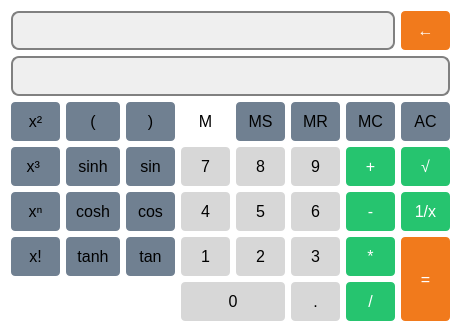
 <widget class="QDialog" name="Calculator">
  <property name="geometry">
   <rect>
    <x>0</x>
    <y>0</y>
    <width>461</width>
    <height>316</height>
   </rect>
  </property>
  <property name="font">
   <font>
    <pointsize>12</pointsize>
    <italic>false</italic>
    <bold>false</bold>
   </font>
  </property>
  <property name="windowTitle">
   <string>Calculator</string>
  </property>
  <property name="styleSheet">
   <string notr="true">/*Change the background color */
background-color: #fff;
border-radius: 8px;</string>
  </property>
  <layout class="QGridLayout" name="gridLayout_2">
   <item row="0" column="0" rowspan="2" colspan="2">
    <layout class="QGridLayout" name="gridLayout">
     <item row="4" column="6">
      <widget class="QPushButton" name="expr_sub">
       <property name="sizePolicy">
        <sizepolicy hsizetype="Expanding" vsizetype="Expanding">
         <horstretch>0</horstretch>
         <verstretch>0</verstretch>
        </sizepolicy>
       </property>
       <property name="styleSheet">
        <string notr="true">/* (Clear,+/-,%,. buttons) Unary Operations Buttons Stylesheet */

QPushButton {
  color: #FFF;
  background-color: rgb(38, 196, 111);
  border-radius: 4px;
  padding: 6px;
}

QPushButton:pressed {
    background-color: qlineargradient(x1: 0, y1: 0, x2: 0, y2: 1,
                                      stop: 0 #BEBEBE, stop: 1 #D7D7D7);
}</string>
       </property>
       <property name="text">
        <string>-</string>
       </property>
       <attribute name="buttonGroup">
        <string notr="true">allbuttons</string>
       </attribute>
      </widget>
     </item>
     <item row="3" column="2">
      <widget class="QPushButton" name="func_sin">
       <property name="sizePolicy">
        <sizepolicy hsizetype="Expanding" vsizetype="Expanding">
         <horstretch>0</horstretch>
         <verstretch>0</verstretch>
        </sizepolicy>
       </property>
       <property name="styleSheet">
        <string notr="true">/* (Clear,+/-,%,. buttons) Unary Operations Buttons Stylesheet */

QPushButton {
  color: #000;
  background-color: rgb(112, 128, 145);
  border-radius: 4px;
  padding: 10px;
}

QPushButton:pressed {
    background-color: qlineargradient(x1: 0, y1: 0, x2: 0, y2: 1,
                                      stop: 0 #BEBEBE, stop: 1 #D7D7D7);
}</string>
       </property>
       <property name="text">
        <string>sin</string>
       </property>
       <attribute name="buttonGroup">
        <string notr="true">allbuttons</string>
       </attribute>
      </widget>
     </item>
     <item row="2" column="2">
      <widget class="QPushButton" name="paren_end">
       <property name="sizePolicy">
        <sizepolicy hsizetype="Expanding" vsizetype="Expanding">
         <horstretch>0</horstretch>
         <verstretch>0</verstretch>
        </sizepolicy>
       </property>
       <property name="styleSheet">
        <string notr="true">/* (Clear,+/-,%,. buttons) Unary Operations Buttons Stylesheet */

QPushButton {
  color: #000;
  background-color: rgb(112, 128, 145);
  border-radius: 4px;
  padding: 10px;
}

QPushButton:pressed {
    background-color: qlineargradient(x1: 0, y1: 0, x2: 0, y2: 1,
                                      stop: 0 #BEBEBE, stop: 1 #D7D7D7);
}</string>
       </property>
       <property name="text">
        <string>)</string>
       </property>
       <attribute name="buttonGroup">
        <string notr="true">allbuttons</string>
       </attribute>
      </widget>
     </item>
     <item row="3" column="0">
      <widget class="QPushButton" name="pow_3">
       <property name="sizePolicy">
        <sizepolicy hsizetype="Expanding" vsizetype="Expanding">
         <horstretch>0</horstretch>
         <verstretch>0</verstretch>
        </sizepolicy>
       </property>
       <property name="styleSheet">
        <string notr="true">/* (Clear,+/-,%,. buttons) Unary Operations Buttons Stylesheet */

QPushButton {
  color: #000;
  background-color: rgb(112, 128, 145);
  border-radius: 4px;
  padding: 10px;
}

QPushButton:pressed {
    background-color: qlineargradient(x1: 0, y1: 0, x2: 0, y2: 1,
                                      stop: 0 #BEBEBE, stop: 1 #D7D7D7);
}</string>
       </property>
       <property name="text">
        <string>x³	</string>
       </property>
       <attribute name="buttonGroup">
        <string notr="true">allbuttons</string>
       </attribute>
      </widget>
     </item>
     <item row="0" column="0" colspan="7">
      <widget class="QLineEdit" name="expression">
       <property name="sizePolicy">
        <sizepolicy hsizetype="Expanding" vsizetype="Expanding">
         <horstretch>0</horstretch>
         <verstretch>0</verstretch>
        </sizepolicy>
       </property>
       <property name="styleSheet">
        <string notr="true">border: 2px solid gray;
background-color: rgb(239,239,239);
</string>
       </property>
       <property name="readOnly">
        <bool>true</bool>
       </property>
      </widget>
     </item>
     <item row="2" column="7">
      <widget class="QPushButton" name="all_clear">
       <property name="sizePolicy">
        <sizepolicy hsizetype="Expanding" vsizetype="Expanding">
         <horstretch>0</horstretch>
         <verstretch>0</verstretch>
        </sizepolicy>
       </property>
       <property name="styleSheet">
        <string notr="true">/* (Clear,+/-,%,. buttons) Unary Operations Buttons Stylesheet */

QPushButton {
  color: #000;
  background-color: rgb(112, 128, 145);
  border-radius: 4px;
  padding: 10px;
}

QPushButton:pressed {
    background-color: qlineargradient(x1: 0, y1: 0, x2: 0, y2: 1,
                                      stop: 0 #BEBEBE, stop: 1 #D7D7D7);
}</string>
       </property>
       <property name="text">
        <string>AC</string>
       </property>
       <attribute name="buttonGroup">
        <string notr="true">allbuttons</string>
       </attribute>
      </widget>
     </item>
     <item row="6" column="6">
      <widget class="QPushButton" name="expr_div">
       <property name="sizePolicy">
        <sizepolicy hsizetype="Expanding" vsizetype="Expanding">
         <horstretch>0</horstretch>
         <verstretch>0</verstretch>
        </sizepolicy>
       </property>
       <property name="styleSheet">
        <string notr="true">/* (Clear,+/-,%,. buttons) Unary Operations Buttons Stylesheet */

QPushButton {
  color: #FFF;
  background-color: rgb(38, 196, 111);
  border-radius: 4px;
  padding: 6px;
}

QPushButton:pressed {
    background-color: qlineargradient(x1: 0, y1: 0, x2: 0, y2: 1,
                                      stop: 0 #BEBEBE, stop: 1 #D7D7D7);
}</string>
       </property>
       <property name="text">
        <string>/</string>
       </property>
       <attribute name="buttonGroup">
        <string notr="true">allbuttons</string>
       </attribute>
      </widget>
     </item>
     <item row="3" column="5">
      <widget class="QPushButton" name="num_9">
       <property name="sizePolicy">
        <sizepolicy hsizetype="Expanding" vsizetype="Expanding">
         <horstretch>0</horstretch>
         <verstretch>0</verstretch>
        </sizepolicy>
       </property>
       <property name="styleSheet">
        <string notr="true">/* (Clear,+/-,%,. buttons) Unary Operations Buttons Stylesheet */

QPushButton {
  color: #000;
  background-color: rgb(215, 215, 215);
  border-radius: 4px;
  padding: 10px;
}

QPushButton:pressed {
    background-color: qlineargradient(x1: 0, y1: 0, x2: 0, y2: 1,
                                      stop: 0 #BEBEBE, stop: 1 #D7D7D7);
}</string>
       </property>
       <property name="text">
        <string>9</string>
       </property>
       <attribute name="buttonGroup">
        <string notr="true">allbuttons</string>
       </attribute>
      </widget>
     </item>
     <item row="3" column="6">
      <widget class="QPushButton" name="expr_add">
       <property name="sizePolicy">
        <sizepolicy hsizetype="Expanding" vsizetype="Expanding">
         <horstretch>0</horstretch>
         <verstretch>0</verstretch>
        </sizepolicy>
       </property>
       <property name="styleSheet">
        <string notr="true">/* (Clear,+/-,%,. buttons) Unary Operations Buttons Stylesheet */

QPushButton {
  color: #FFF;
  background-color: rgb(38, 196, 111);
  border-radius: 4px;
  padding: 6px;
}

QPushButton:pressed {
    background-color: qlineargradient(x1: 0, y1: 0, x2: 0, y2: 1,
                                      stop: 0 #BEBEBE, stop: 1 #D7D7D7);
}</string>
       </property>
       <property name="text">
        <string>+</string>
       </property>
       <attribute name="buttonGroup">
        <string notr="true">allbuttons</string>
       </attribute>
      </widget>
     </item>
     <item row="6" column="3" colspan="2">
      <widget class="QPushButton" name="num_0">
       <property name="sizePolicy">
        <sizepolicy hsizetype="Expanding" vsizetype="Expanding">
         <horstretch>0</horstretch>
         <verstretch>0</verstretch>
        </sizepolicy>
       </property>
       <property name="styleSheet">
        <string notr="true">/* (Clear,+/-,%,. buttons) Unary Operations Buttons Stylesheet */

QPushButton {
  color: #000;
  background-color: rgb(215, 215, 215);
  border-radius: 4px;
  padding: 10px;
}

QPushButton:pressed {
    background-color: qlineargradient(x1: 0, y1: 0, x2: 0, y2: 1,
                                      stop: 0 #BEBEBE, stop: 1 #D7D7D7);
}</string>
       </property>
       <property name="text">
        <string>0</string>
       </property>
       <attribute name="buttonGroup">
        <string notr="true">allbuttons</string>
       </attribute>
      </widget>
     </item>
     <item row="2" column="0">
      <widget class="QPushButton" name="pow_2">
       <property name="sizePolicy">
        <sizepolicy hsizetype="Expanding" vsizetype="Expanding">
         <horstretch>0</horstretch>
         <verstretch>0</verstretch>
        </sizepolicy>
       </property>
       <property name="styleSheet">
        <string notr="true">/* (Clear,+/-,%,. buttons) Unary Operations Buttons Stylesheet */

QPushButton {
  color: #000;
  background-color: rgb(112, 128, 145);
  border-radius: 4px;
  padding: 10px;
}

QPushButton:pressed {
    background-color: qlineargradient(x1: 0, y1: 0, x2: 0, y2: 1,
                                      stop: 0 #BEBEBE, stop: 1 #D7D7D7);
}</string>
       </property>
       <property name="text">
        <string>x²</string>
       </property>
       <attribute name="buttonGroup">
        <string notr="true">allbuttons</string>
       </attribute>
      </widget>
     </item>
     <item row="4" column="1">
      <widget class="QPushButton" name="func_cosh">
       <property name="sizePolicy">
        <sizepolicy hsizetype="Expanding" vsizetype="Expanding">
         <horstretch>0</horstretch>
         <verstretch>0</verstretch>
        </sizepolicy>
       </property>
       <property name="styleSheet">
        <string notr="true">/* (Clear,+/-,%,. buttons) Unary Operations Buttons Stylesheet */

QPushButton {
  color: #000;
  background-color: rgb(112, 128, 145);
  border-radius: 4px;
  padding: 10px;
}

QPushButton:pressed {
    background-color: qlineargradient(x1: 0, y1: 0, x2: 0, y2: 1,
                                      stop: 0 #BEBEBE, stop: 1 #D7D7D7);
}</string>
       </property>
       <property name="text">
        <string>cosh</string>
       </property>
       <attribute name="buttonGroup">
        <string notr="true">allbuttons</string>
       </attribute>
      </widget>
     </item>
     <item row="3" column="4">
      <widget class="QPushButton" name="num_8">
       <property name="sizePolicy">
        <sizepolicy hsizetype="Expanding" vsizetype="Expanding">
         <horstretch>0</horstretch>
         <verstretch>0</verstretch>
        </sizepolicy>
       </property>
       <property name="styleSheet">
        <string notr="true">/* (Clear,+/-,%,. buttons) Unary Operations Buttons Stylesheet */

QPushButton {
  color: #000;
  background-color: rgb(215, 215, 215);
  border-radius: 4px;
  padding: 10px;
}

QPushButton:pressed {
    background-color: qlineargradient(x1: 0, y1: 0, x2: 0, y2: 1,
                                      stop: 0 #BEBEBE, stop: 1 #D7D7D7);
}</string>
       </property>
       <property name="text">
        <string>8</string>
       </property>
       <attribute name="buttonGroup">
        <string notr="true">allbuttons</string>
       </attribute>
      </widget>
     </item>
     <item row="4" column="0">
      <widget class="QPushButton" name="pow_n">
       <property name="sizePolicy">
        <sizepolicy hsizetype="Expanding" vsizetype="Expanding">
         <horstretch>0</horstretch>
         <verstretch>0</verstretch>
        </sizepolicy>
       </property>
       <property name="styleSheet">
        <string notr="true">/* (Clear,+/-,%,. buttons) Unary Operations Buttons Stylesheet */

QPushButton {
  color: #000;
  background-color: rgb(112, 128, 145);
  border-radius: 4px;
  padding: 10px;
}

QPushButton:pressed {
    background-color: qlineargradient(x1: 0, y1: 0, x2: 0, y2: 1,
                                      stop: 0 #BEBEBE, stop: 1 #D7D7D7);
}</string>
       </property>
       <property name="text">
        <string>xⁿ</string>
       </property>
       <attribute name="buttonGroup">
        <string notr="true">allbuttons</string>
       </attribute>
      </widget>
     </item>
     <item row="4" column="3">
      <widget class="QPushButton" name="num_4">
       <property name="sizePolicy">
        <sizepolicy hsizetype="Expanding" vsizetype="Expanding">
         <horstretch>0</horstretch>
         <verstretch>0</verstretch>
        </sizepolicy>
       </property>
       <property name="styleSheet">
        <string notr="true">/* (Clear,+/-,%,. buttons) Unary Operations Buttons Stylesheet */

QPushButton {
  color: #000;
  background-color: rgb(215, 215, 215);
  border-radius: 4px;
  padding: 10px;
}

QPushButton:pressed {
    background-color: qlineargradient(x1: 0, y1: 0, x2: 0, y2: 1,
                                      stop: 0 #BEBEBE, stop: 1 #D7D7D7);
}</string>
       </property>
       <property name="text">
        <string>4</string>
       </property>
       <attribute name="buttonGroup">
        <string notr="true">allbuttons</string>
       </attribute>
      </widget>
     </item>
     <item row="3" column="3">
      <widget class="QPushButton" name="num_7">
       <property name="sizePolicy">
        <sizepolicy hsizetype="Expanding" vsizetype="Expanding">
         <horstretch>0</horstretch>
         <verstretch>0</verstretch>
        </sizepolicy>
       </property>
       <property name="styleSheet">
        <string notr="true">/* (Clear,+/-,%,. buttons) Unary Operations Buttons Stylesheet */

QPushButton {
  color: #000;
  background-color: rgb(215, 215, 215);
  border-radius: 4px;
  padding: 10px;
}

QPushButton:pressed {
    background-color: qlineargradient(x1: 0, y1: 0, x2: 0, y2: 1,
                                      stop: 0 #BEBEBE, stop: 1 #D7D7D7);
}</string>
       </property>
       <property name="text">
        <string>7</string>
       </property>
       <attribute name="buttonGroup">
        <string notr="true">allbuttons</string>
       </attribute>
      </widget>
     </item>
     <item row="4" column="7">
      <widget class="QPushButton" name="pow_minus_one">
       <property name="sizePolicy">
        <sizepolicy hsizetype="Expanding" vsizetype="Expanding">
         <horstretch>0</horstretch>
         <verstretch>0</verstretch>
        </sizepolicy>
       </property>
       <property name="styleSheet">
        <string notr="true">/* (Clear,+/-,%,. buttons) Unary Operations Buttons Stylesheet */

QPushButton {
  color: #FFF;
  background-color: rgb(38, 196, 111);
  border-radius: 4px;
  padding: 6px;
}

QPushButton:pressed {
    background-color: qlineargradient(x1: 0, y1: 0, x2: 0, y2: 1,
                                      stop: 0 #BEBEBE, stop: 1 #D7D7D7);
}</string>
       </property>
       <property name="text">
        <string>1/x</string>
       </property>
       <attribute name="buttonGroup">
        <string notr="true">allbuttons</string>
       </attribute>
      </widget>
     </item>
     <item row="4" column="5">
      <widget class="QPushButton" name="num_6">
       <property name="sizePolicy">
        <sizepolicy hsizetype="Expanding" vsizetype="Expanding">
         <horstretch>0</horstretch>
         <verstretch>0</verstretch>
        </sizepolicy>
       </property>
       <property name="styleSheet">
        <string notr="true">/* (Clear,+/-,%,. buttons) Unary Operations Buttons Stylesheet */

QPushButton {
  color: #000;
  background-color: rgb(215, 215, 215);
  border-radius: 4px;
  padding: 10px;
}

QPushButton:pressed {
    background-color: qlineargradient(x1: 0, y1: 0, x2: 0, y2: 1,
                                      stop: 0 #BEBEBE, stop: 1 #D7D7D7);
}</string>
       </property>
       <property name="text">
        <string>6</string>
       </property>
       <attribute name="buttonGroup">
        <string notr="true">allbuttons</string>
       </attribute>
      </widget>
     </item>
     <item row="5" column="2">
      <widget class="QPushButton" name="func_tan">
       <property name="sizePolicy">
        <sizepolicy hsizetype="Expanding" vsizetype="Expanding">
         <horstretch>0</horstretch>
         <verstretch>0</verstretch>
        </sizepolicy>
       </property>
       <property name="styleSheet">
        <string notr="true">/* (Clear,+/-,%,. buttons) Unary Operations Buttons Stylesheet */

QPushButton {
  color: #000;
  background-color: rgb(112, 128, 145);
  border-radius: 4px;
  padding: 10px;
}

QPushButton:pressed {
    background-color: qlineargradient(x1: 0, y1: 0, x2: 0, y2: 1,
                                      stop: 0 #BEBEBE, stop: 1 #D7D7D7);
}</string>
       </property>
       <property name="text">
        <string>tan</string>
       </property>
       <attribute name="buttonGroup">
        <string notr="true">allbuttons</string>
       </attribute>
      </widget>
     </item>
     <item row="1" column="0" colspan="8">
      <widget class="QLineEdit" name="result">
       <property name="sizePolicy">
        <sizepolicy hsizetype="Expanding" vsizetype="Expanding">
         <horstretch>0</horstretch>
         <verstretch>0</verstretch>
        </sizepolicy>
       </property>
       <property name="font">
        <font>
         <pointsize>22</pointsize>
        </font>
       </property>
       <property name="styleSheet">
        <string notr="true">border: 2px solid gray;
background-color: rgb(239,239,239);
</string>
       </property>
       <property name="alignment">
        <set>Qt::AlignRight|Qt::AlignTrailing|Qt::AlignVCenter</set>
       </property>
       <property name="readOnly">
        <bool>true</bool>
       </property>
      </widget>
     </item>
     <item row="5" column="3">
      <widget class="QPushButton" name="num_1">
       <property name="sizePolicy">
        <sizepolicy hsizetype="Expanding" vsizetype="Expanding">
         <horstretch>0</horstretch>
         <verstretch>0</verstretch>
        </sizepolicy>
       </property>
       <property name="styleSheet">
        <string notr="true">/* (Clear,+/-,%,. buttons) Unary Operations Buttons Stylesheet */

QPushButton {
  color: #000;
  background-color: rgb(215, 215, 215);
  border-radius: 4px;
  padding: 10px;
}

QPushButton:pressed {
    background-color: qlineargradient(x1: 0, y1: 0, x2: 0, y2: 1,
                                      stop: 0 #BEBEBE, stop: 1 #D7D7D7);
}</string>
       </property>
       <property name="text">
        <string>1</string>
       </property>
       <attribute name="buttonGroup">
        <string notr="true">allbuttons</string>
       </attribute>
      </widget>
     </item>
     <item row="5" column="1">
      <widget class="QPushButton" name="func_tanh">
       <property name="sizePolicy">
        <sizepolicy hsizetype="Expanding" vsizetype="Expanding">
         <horstretch>0</horstretch>
         <verstretch>0</verstretch>
        </sizepolicy>
       </property>
       <property name="styleSheet">
        <string notr="true">/* (Clear,+/-,%,. buttons) Unary Operations Buttons Stylesheet */

QPushButton {
  color: #000;
  background-color: rgb(112, 128, 145);
  border-radius: 4px;
  padding: 10px;
}

QPushButton:pressed {
    background-color: qlineargradient(x1: 0, y1: 0, x2: 0, y2: 1,
                                      stop: 0 #BEBEBE, stop: 1 #D7D7D7);
}</string>
       </property>
       <property name="text">
        <string>tanh</string>
       </property>
       <attribute name="buttonGroup">
        <string notr="true">allbuttons</string>
       </attribute>
      </widget>
     </item>
     <item row="0" column="7">
      <widget class="QPushButton" name="backspace">
       <property name="sizePolicy">
        <sizepolicy hsizetype="Expanding" vsizetype="Expanding">
         <horstretch>0</horstretch>
         <verstretch>0</verstretch>
        </sizepolicy>
       </property>
       <property name="styleSheet">
        <string notr="true">/* (Clear,+/-,%,. buttons) Unary Operations Buttons Stylesheet */

QPushButton {
  color: #FFF;
  background-color: rgb(241, 122, 28);
  border-radius: 4px;
  padding: 10px;
}

QPushButton:pressed {
    background-color: qlineargradient(x1: 0, y1: 0, x2: 0, y2: 1,
                                      stop: 0 #BEBEBE, stop: 1 #D7D7D7);
}</string>
       </property>
       <property name="text">
        <string>←</string>
       </property>
       <attribute name="buttonGroup">
        <string notr="true">allbuttons</string>
       </attribute>
      </widget>
     </item>
     <item row="5" column="4">
      <widget class="QPushButton" name="num_2">
       <property name="sizePolicy">
        <sizepolicy hsizetype="Expanding" vsizetype="Expanding">
         <horstretch>0</horstretch>
         <verstretch>0</verstretch>
        </sizepolicy>
       </property>
       <property name="styleSheet">
        <string notr="true">/* (Clear,+/-,%,. buttons) Unary Operations Buttons Stylesheet */

QPushButton {
  color: #000;
  background-color: rgb(215, 215, 215);
  border-radius: 4px;
  padding: 10px;
}

QPushButton:pressed {
    background-color: qlineargradient(x1: 0, y1: 0, x2: 0, y2: 1,
                                      stop: 0 #BEBEBE, stop: 1 #D7D7D7);
}</string>
       </property>
       <property name="text">
        <string>2</string>
       </property>
       <attribute name="buttonGroup">
        <string notr="true">allbuttons</string>
       </attribute>
      </widget>
     </item>
     <item row="2" column="3">
      <widget class="QLabel" name="memory">
       <property name="sizePolicy">
        <sizepolicy hsizetype="Expanding" vsizetype="Expanding">
         <horstretch>0</horstretch>
         <verstretch>0</verstretch>
        </sizepolicy>
       </property>
       <property name="styleSheet">
        <string notr="true">/* (Clear,+/-,%,. buttons) Unary Operations Buttons Stylesheet */

QPushButton {
  color: #000;
  background-color: rgb(112, 128, 145);
  border-radius: 4px;
  padding: 10px;
}

QPushButton:pressed {
    background-color: qlineargradient(x1: 0, y1: 0, x2: 0, y2: 1,
                                      stop: 0 #BEBEBE, stop: 1 #D7D7D7);
}</string>
       </property>
       <property name="text">
        <string>M</string>
       </property>
       <property name="alignment">
        <set>Qt::AlignCenter</set>
       </property>
      </widget>
     </item>
     <item row="2" column="5">
      <widget class="QPushButton" name="memory_recall">
       <property name="sizePolicy">
        <sizepolicy hsizetype="Expanding" vsizetype="Expanding">
         <horstretch>0</horstretch>
         <verstretch>0</verstretch>
        </sizepolicy>
       </property>
       <property name="styleSheet">
        <string notr="true">/* (Clear,+/-,%,. buttons) Unary Operations Buttons Stylesheet */

QPushButton {
  color: #000;
  background-color: rgb(112, 128, 145);
  border-radius: 4px;
  padding: 10px;
}

QPushButton:pressed {
    background-color: qlineargradient(x1: 0, y1: 0, x2: 0, y2: 1,
                                      stop: 0 #BEBEBE, stop: 1 #D7D7D7);
}</string>
       </property>
       <property name="text">
        <string>MR</string>
       </property>
       <attribute name="buttonGroup">
        <string notr="true">allbuttons</string>
       </attribute>
      </widget>
     </item>
     <item row="6" column="5">
      <widget class="QPushButton" name="num_dot">
       <property name="sizePolicy">
        <sizepolicy hsizetype="Expanding" vsizetype="Expanding">
         <horstretch>0</horstretch>
         <verstretch>0</verstretch>
        </sizepolicy>
       </property>
       <property name="styleSheet">
        <string notr="true">/* (Clear,+/-,%,. buttons) Unary Operations Buttons Stylesheet */

QPushButton {
  color: #000;
  background-color: rgb(215, 215, 215);
  border-radius: 4px;
  padding: 10px;
}

QPushButton:pressed {
    background-color: qlineargradient(x1: 0, y1: 0, x2: 0, y2: 1,
                                      stop: 0 #BEBEBE, stop: 1 #D7D7D7);
}</string>
       </property>
       <property name="text">
        <string>.</string>
       </property>
       <attribute name="buttonGroup">
        <string notr="true">allbuttons</string>
       </attribute>
      </widget>
     </item>
     <item row="2" column="6">
      <widget class="QPushButton" name="memory_clear">
       <property name="sizePolicy">
        <sizepolicy hsizetype="Expanding" vsizetype="Expanding">
         <horstretch>0</horstretch>
         <verstretch>0</verstretch>
        </sizepolicy>
       </property>
       <property name="styleSheet">
        <string notr="true">/* (Clear,+/-,%,. buttons) Unary Operations Buttons Stylesheet */

QPushButton {
  color: #000;
  background-color: rgb(112, 128, 145);
  border-radius: 4px;
  padding: 10px;
}

QPushButton:pressed {
    background-color: qlineargradient(x1: 0, y1: 0, x2: 0, y2: 1,
                                      stop: 0 #BEBEBE, stop: 1 #D7D7D7);
}</string>
       </property>
       <property name="text">
        <string>MC</string>
       </property>
       <attribute name="buttonGroup">
        <string notr="true">allbuttons</string>
       </attribute>
      </widget>
     </item>
     <item row="2" column="1">
      <widget class="QPushButton" name="paren_begin">
       <property name="sizePolicy">
        <sizepolicy hsizetype="Expanding" vsizetype="Expanding">
         <horstretch>0</horstretch>
         <verstretch>0</verstretch>
        </sizepolicy>
       </property>
       <property name="styleSheet">
        <string notr="true">/* (Clear,+/-,%,. buttons) Unary Operations Buttons Stylesheet */

QPushButton {
  color: #000;
  background-color: rgb(112, 128, 145);
  border-radius: 4px;
  padding: 10px;
}

QPushButton:pressed {
    background-color: qlineargradient(x1: 0, y1: 0, x2: 0, y2: 1,
                                      stop: 0 #BEBEBE, stop: 1 #D7D7D7);
}</string>
       </property>
       <property name="text">
        <string>(</string>
       </property>
       <attribute name="buttonGroup">
        <string notr="true">allbuttons</string>
       </attribute>
      </widget>
     </item>
     <item row="5" column="5">
      <widget class="QPushButton" name="num_3">
       <property name="sizePolicy">
        <sizepolicy hsizetype="Expanding" vsizetype="Expanding">
         <horstretch>0</horstretch>
         <verstretch>0</verstretch>
        </sizepolicy>
       </property>
       <property name="styleSheet">
        <string notr="true">/* (Clear,+/-,%,. buttons) Unary Operations Buttons Stylesheet */

QPushButton {
  color: #000;
  background-color: rgb(215, 215, 215);
  border-radius: 4px;
  padding: 10px;
}

QPushButton:pressed {
    background-color: qlineargradient(x1: 0, y1: 0, x2: 0, y2: 1,
                                      stop: 0 #BEBEBE, stop: 1 #D7D7D7);
}</string>
       </property>
       <property name="text">
        <string>3</string>
       </property>
       <attribute name="buttonGroup">
        <string notr="true">allbuttons</string>
       </attribute>
      </widget>
     </item>
     <item row="3" column="1">
      <widget class="QPushButton" name="func_sinh">
       <property name="sizePolicy">
        <sizepolicy hsizetype="Expanding" vsizetype="Expanding">
         <horstretch>0</horstretch>
         <verstretch>0</verstretch>
        </sizepolicy>
       </property>
       <property name="styleSheet">
        <string notr="true">/* (Clear,+/-,%,. buttons) Unary Operations Buttons Stylesheet */

QPushButton {
  color: #000;
  background-color: rgb(112, 128, 145);
  border-radius: 4px;
  padding: 10px;
}

QPushButton:pressed {
    background-color: qlineargradient(x1: 0, y1: 0, x2: 0, y2: 1,
                                      stop: 0 #BEBEBE, stop: 1 #D7D7D7);
}</string>
       </property>
       <property name="text">
        <string>sinh</string>
       </property>
       <attribute name="buttonGroup">
        <string notr="true">allbuttons</string>
       </attribute>
      </widget>
     </item>
     <item row="4" column="2">
      <widget class="QPushButton" name="func_cos">
       <property name="sizePolicy">
        <sizepolicy hsizetype="Expanding" vsizetype="Expanding">
         <horstretch>0</horstretch>
         <verstretch>0</verstretch>
        </sizepolicy>
       </property>
       <property name="styleSheet">
        <string notr="true">/* (Clear,+/-,%,. buttons) Unary Operations Buttons Stylesheet */

QPushButton {
  color: #000;
  background-color: rgb(112, 128, 145);
  border-radius: 4px;
  padding: 10px;
}

QPushButton:pressed {
    background-color: qlineargradient(x1: 0, y1: 0, x2: 0, y2: 1,
                                      stop: 0 #BEBEBE, stop: 1 #D7D7D7);
}</string>
       </property>
       <property name="text">
        <string>cos</string>
       </property>
       <attribute name="buttonGroup">
        <string notr="true">allbuttons</string>
       </attribute>
      </widget>
     </item>
     <item row="3" column="7">
      <widget class="QPushButton" name="pow_half">
       <property name="sizePolicy">
        <sizepolicy hsizetype="Expanding" vsizetype="Expanding">
         <horstretch>0</horstretch>
         <verstretch>0</verstretch>
        </sizepolicy>
       </property>
       <property name="styleSheet">
        <string notr="true">/* (Clear,+/-,%,. buttons) Unary Operations Buttons Stylesheet */

QPushButton {
  color: #FFF;
  background-color: rgb(38, 196, 111);
  border-radius: 4px;
  padding: 6px;
}

QPushButton:pressed {
    background-color: qlineargradient(x1: 0, y1: 0, x2: 0, y2: 1,
                                      stop: 0 #BEBEBE, stop: 1 #D7D7D7);
}</string>
       </property>
       <property name="text">
        <string>√</string>
       </property>
       <attribute name="buttonGroup">
        <string notr="true">allbuttons</string>
       </attribute>
      </widget>
     </item>
     <item row="5" column="6">
      <widget class="QPushButton" name="expr_mul">
       <property name="sizePolicy">
        <sizepolicy hsizetype="Expanding" vsizetype="Expanding">
         <horstretch>0</horstretch>
         <verstretch>0</verstretch>
        </sizepolicy>
       </property>
       <property name="styleSheet">
        <string notr="true">/* (Clear,+/-,%,. buttons) Unary Operations Buttons Stylesheet */

QPushButton {
  color: #FFF;
  background-color: rgb(38, 196, 111);
  border-radius: 4px;
  padding: 6px;
}

QPushButton:pressed {
    background-color: qlineargradient(x1: 0, y1: 0, x2: 0, y2: 1,
                                      stop: 0 #BEBEBE, stop: 1 #D7D7D7);
}</string>
       </property>
       <property name="text">
        <string>*</string>
       </property>
       <attribute name="buttonGroup">
        <string notr="true">allbuttons</string>
       </attribute>
      </widget>
     </item>
     <item row="5" column="0">
      <widget class="QPushButton" name="factorial">
       <property name="sizePolicy">
        <sizepolicy hsizetype="Expanding" vsizetype="Expanding">
         <horstretch>0</horstretch>
         <verstretch>0</verstretch>
        </sizepolicy>
       </property>
       <property name="styleSheet">
        <string notr="true">/* (Clear,+/-,%,. buttons) Unary Operations Buttons Stylesheet */

QPushButton {
  color: #000;
  background-color: rgb(112, 128, 145);
  border-radius: 4px;
  padding: 10px;
}

QPushButton:pressed {
    background-color: qlineargradient(x1: 0, y1: 0, x2: 0, y2: 1,
                                      stop: 0 #BEBEBE, stop: 1 #D7D7D7);
}</string>
       </property>
       <property name="text">
        <string>x!</string>
       </property>
       <attribute name="buttonGroup">
        <string notr="true">allbuttons</string>
       </attribute>
      </widget>
     </item>
     <item row="2" column="4">
      <widget class="QPushButton" name="memory_save">
       <property name="sizePolicy">
        <sizepolicy hsizetype="Expanding" vsizetype="Expanding">
         <horstretch>0</horstretch>
         <verstretch>0</verstretch>
        </sizepolicy>
       </property>
       <property name="styleSheet">
        <string notr="true">/* (Clear,+/-,%,. buttons) Unary Operations Buttons Stylesheet */

QPushButton {
  color: #000;
  background-color: rgb(112, 128, 145);
  border-radius: 4px;
  padding: 10px;
}

QPushButton:pressed {
    background-color: qlineargradient(x1: 0, y1: 0, x2: 0, y2: 1,
                                      stop: 0 #BEBEBE, stop: 1 #D7D7D7);
}</string>
       </property>
       <property name="text">
        <string>MS</string>
       </property>
      </widget>
     </item>
     <item row="5" column="7" rowspan="2">
      <widget class="QPushButton" name="eval">
       <property name="sizePolicy">
        <sizepolicy hsizetype="Expanding" vsizetype="Expanding">
         <horstretch>0</horstretch>
         <verstretch>0</verstretch>
        </sizepolicy>
       </property>
       <property name="styleSheet">
        <string notr="true">/* (Clear,+/-,%,. buttons) Unary Operations Buttons Stylesheet */

QPushButton {
  color: #FFF;
  background-color: rgb(241, 122, 28);
  border-radius: 4px;
  padding: 10px;
}

QPushButton:pressed {
    background-color: qlineargradient(x1: 0, y1: 0, x2: 0, y2: 1,
                                      stop: 0 #BEBEBE, stop: 1 #D7D7D7);
}</string>
       </property>
       <property name="text">
        <string>=</string>
       </property>
       <attribute name="buttonGroup">
        <string notr="true">allbuttons</string>
       </attribute>
      </widget>
     </item>
     <item row="4" column="4">
      <widget class="QPushButton" name="num_5">
       <property name="sizePolicy">
        <sizepolicy hsizetype="Expanding" vsizetype="Expanding">
         <horstretch>0</horstretch>
         <verstretch>0</verstretch>
        </sizepolicy>
       </property>
       <property name="styleSheet">
        <string notr="true">/* (Clear,+/-,%,. buttons) Unary Operations Buttons Stylesheet */

QPushButton {
  color: #000;
  background-color: rgb(215, 215, 215);
  border-radius: 4px;
  padding: 10px;
}

QPushButton:pressed {
    background-color: qlineargradient(x1: 0, y1: 0, x2: 0, y2: 1,
                                      stop: 0 #BEBEBE, stop: 1 #D7D7D7);
}</string>
       </property>
       <property name="text">
        <string>5</string>
       </property>
       <attribute name="buttonGroup">
        <string notr="true">allbuttons</string>
       </attribute>
      </widget>
     </item>
    </layout>
   </item>
  </layout>
 </widget>
